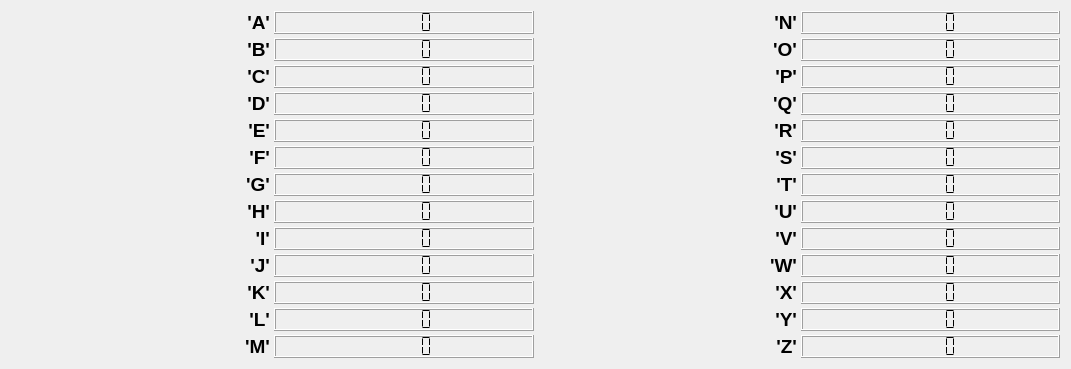
   <widget class="QWidget" name="verticalLayoutWidget_3">
    <property name="geometry">
     <rect>
      <x>410</x>
      <y>470</y>
      <width>1071</width>
      <height>271</height>
     </rect>
    </property>
    <layout class="QVBoxLayout" name="verticalLayout_3">
     <property name="spacing">
      <number>7</number>
     </property>
     <item>
      <layout class="QGridLayout" name="gridLayout">
       <property name="spacing">
        <number>4</number>
       </property>
       <item row="10" column="2">
        <widget class="QLabel" name="label_34">
         <property name="font">
          <font>
           <pointsize>14</pointsize>
           <bold>true</bold>
          </font>
         </property>
         <property name="text">
          <string>'X'</string>
         </property>
         <property name="alignment">
          <set>Qt::AlignmentFlag::AlignRight|Qt::AlignmentFlag::AlignTrailing|Qt::AlignmentFlag::AlignVCenter</set>
         </property>
        </widget>
       </item>
       <item row="6" column="0">
        <widget class="QLabel" name="label_16">
         <property name="font">
          <font>
           <pointsize>14</pointsize>
           <bold>true</bold>
          </font>
         </property>
         <property name="text">
          <string>'G'</string>
         </property>
         <property name="alignment">
          <set>Qt::AlignmentFlag::AlignRight|Qt::AlignmentFlag::AlignTrailing|Qt::AlignmentFlag::AlignVCenter</set>
         </property>
        </widget>
       </item>
       <item row="8" column="0">
        <widget class="QLabel" name="label_18">
         <property name="font">
          <font>
           <pointsize>14</pointsize>
           <bold>true</bold>
          </font>
         </property>
         <property name="text">
          <string>'I'</string>
         </property>
         <property name="alignment">
          <set>Qt::AlignmentFlag::AlignRight|Qt::AlignmentFlag::AlignTrailing|Qt::AlignmentFlag::AlignVCenter</set>
         </property>
        </widget>
       </item>
       <item row="9" column="2">
        <widget class="QLabel" name="label_33">
         <property name="font">
          <font>
           <pointsize>14</pointsize>
           <bold>true</bold>
          </font>
         </property>
         <property name="text">
          <string>'W'</string>
         </property>
         <property name="alignment">
          <set>Qt::AlignmentFlag::AlignRight|Qt::AlignmentFlag::AlignTrailing|Qt::AlignmentFlag::AlignVCenter</set>
         </property>
        </widget>
       </item>
       <item row="11" column="1">
        <widget class="QLCDNumber" name="lcdNumber_L">
         <property name="minimumSize">
          <size>
           <width>100</width>
           <height>0</height>
          </size>
         </property>
         <property name="smallDecimalPoint">
          <bool>true</bool>
         </property>
         <property name="segmentStyle">
          <enum>QLCDNumber::SegmentStyle::Flat</enum>
         </property>
        </widget>
       </item>
       <item row="12" column="3">
        <widget class="QLCDNumber" name="lcdNumber_Z">
         <property name="segmentStyle">
          <enum>QLCDNumber::SegmentStyle::Flat</enum>
         </property>
        </widget>
       </item>
       <item row="5" column="3">
        <widget class="QLCDNumber" name="lcdNumber_S">
         <property name="segmentStyle">
          <enum>QLCDNumber::SegmentStyle::Flat</enum>
         </property>
        </widget>
       </item>
       <item row="6" column="3">
        <widget class="QLCDNumber" name="lcdNumber_T">
         <property name="segmentStyle">
          <enum>QLCDNumber::SegmentStyle::Flat</enum>
         </property>
        </widget>
       </item>
       <item row="2" column="0">
        <widget class="QLabel" name="label_12">
         <property name="font">
          <font>
           <pointsize>14</pointsize>
           <bold>true</bold>
          </font>
         </property>
         <property name="text">
          <string>'C'</string>
         </property>
         <property name="alignment">
          <set>Qt::AlignmentFlag::AlignRight|Qt::AlignmentFlag::AlignTrailing|Qt::AlignmentFlag::AlignVCenter</set>
         </property>
        </widget>
       </item>
       <item row="5" column="0">
        <widget class="QLabel" name="label_6">
         <property name="font">
          <font>
           <pointsize>14</pointsize>
           <bold>true</bold>
          </font>
         </property>
         <property name="text">
          <string>'F'</string>
         </property>
         <property name="alignment">
          <set>Qt::AlignmentFlag::AlignRight|Qt::AlignmentFlag::AlignTrailing|Qt::AlignmentFlag::AlignVCenter</set>
         </property>
        </widget>
       </item>
       <item row="0" column="1">
        <widget class="QLCDNumber" name="lcdNumber_A">
         <property name="sizePolicy">
          <sizepolicy hsizetype="Minimum" vsizetype="Minimum">
           <horstretch>0</horstretch>
           <verstretch>0</verstretch>
          </sizepolicy>
         </property>
         <property name="minimumSize">
          <size>
           <width>100</width>
           <height>0</height>
          </size>
         </property>
         <property name="smallDecimalPoint">
          <bool>true</bool>
         </property>
         <property name="segmentStyle">
          <enum>QLCDNumber::SegmentStyle::Flat</enum>
         </property>
        </widget>
       </item>
       <item row="0" column="0">
        <widget class="QLabel" name="label_4">
         <property name="font">
          <font>
           <pointsize>14</pointsize>
           <bold>true</bold>
          </font>
         </property>
         <property name="text">
          <string> 'A'</string>
         </property>
         <property name="alignment">
          <set>Qt::AlignmentFlag::AlignRight|Qt::AlignmentFlag::AlignTrailing|Qt::AlignmentFlag::AlignVCenter</set>
         </property>
        </widget>
       </item>
       <item row="7" column="3">
        <widget class="QLCDNumber" name="lcdNumber_U">
         <property name="segmentStyle">
          <enum>QLCDNumber::SegmentStyle::Flat</enum>
         </property>
        </widget>
       </item>
       <item row="9" column="1">
        <widget class="QLCDNumber" name="lcdNumber_J">
         <property name="minimumSize">
          <size>
           <width>100</width>
           <height>0</height>
          </size>
         </property>
         <property name="smallDecimalPoint">
          <bool>true</bool>
         </property>
         <property name="segmentStyle">
          <enum>QLCDNumber::SegmentStyle::Flat</enum>
         </property>
        </widget>
       </item>
       <item row="3" column="0">
        <widget class="QLabel" name="label_13">
         <property name="font">
          <font>
           <pointsize>14</pointsize>
           <bold>true</bold>
          </font>
         </property>
         <property name="text">
          <string>'D'</string>
         </property>
         <property name="alignment">
          <set>Qt::AlignmentFlag::AlignRight|Qt::AlignmentFlag::AlignTrailing|Qt::AlignmentFlag::AlignVCenter</set>
         </property>
        </widget>
       </item>
       <item row="12" column="0">
        <widget class="QLabel" name="label_22">
         <property name="font">
          <font>
           <pointsize>14</pointsize>
           <bold>true</bold>
          </font>
         </property>
         <property name="text">
          <string>'M'</string>
         </property>
         <property name="alignment">
          <set>Qt::AlignmentFlag::AlignRight|Qt::AlignmentFlag::AlignTrailing|Qt::AlignmentFlag::AlignVCenter</set>
         </property>
        </widget>
       </item>
       <item row="1" column="0">
        <widget class="QLabel" name="label_5">
         <property name="font">
          <font>
           <pointsize>14</pointsize>
           <bold>true</bold>
          </font>
         </property>
         <property name="text">
          <string>'B'</string>
         </property>
         <property name="alignment">
          <set>Qt::AlignmentFlag::AlignRight|Qt::AlignmentFlag::AlignTrailing|Qt::AlignmentFlag::AlignVCenter</set>
         </property>
        </widget>
       </item>
       <item row="7" column="1">
        <widget class="QLCDNumber" name="lcdNumber_H">
         <property name="minimumSize">
          <size>
           <width>100</width>
           <height>0</height>
          </size>
         </property>
         <property name="smallDecimalPoint">
          <bool>true</bool>
         </property>
         <property name="segmentStyle">
          <enum>QLCDNumber::SegmentStyle::Flat</enum>
         </property>
        </widget>
       </item>
       <item row="10" column="1">
        <widget class="QLCDNumber" name="lcdNumber_K">
         <property name="minimumSize">
          <size>
           <width>100</width>
           <height>0</height>
          </size>
         </property>
         <property name="smallDecimalPoint">
          <bool>true</bool>
         </property>
         <property name="segmentStyle">
          <enum>QLCDNumber::SegmentStyle::Flat</enum>
         </property>
        </widget>
       </item>
       <item row="10" column="0">
        <widget class="QLabel" name="label_20">
         <property name="font">
          <font>
           <pointsize>14</pointsize>
           <bold>true</bold>
          </font>
         </property>
         <property name="text">
          <string>'K'</string>
         </property>
         <property name="alignment">
          <set>Qt::AlignmentFlag::AlignRight|Qt::AlignmentFlag::AlignTrailing|Qt::AlignmentFlag::AlignVCenter</set>
         </property>
        </widget>
       </item>
       <item row="3" column="3">
        <widget class="QLCDNumber" name="lcdNumber_Q">
         <property name="segmentStyle">
          <enum>QLCDNumber::SegmentStyle::Flat</enum>
         </property>
        </widget>
       </item>
       <item row="4" column="2">
        <widget class="QLabel" name="label_28">
         <property name="font">
          <font>
           <pointsize>14</pointsize>
           <bold>true</bold>
          </font>
         </property>
         <property name="text">
          <string>'R'</string>
         </property>
         <property name="alignment">
          <set>Qt::AlignmentFlag::AlignRight|Qt::AlignmentFlag::AlignTrailing|Qt::AlignmentFlag::AlignVCenter</set>
         </property>
        </widget>
       </item>
       <item row="7" column="0">
        <widget class="QLabel" name="label_17">
         <property name="font">
          <font>
           <pointsize>14</pointsize>
           <bold>true</bold>
          </font>
         </property>
         <property name="text">
          <string>'H'</string>
         </property>
         <property name="alignment">
          <set>Qt::AlignmentFlag::AlignRight|Qt::AlignmentFlag::AlignTrailing|Qt::AlignmentFlag::AlignVCenter</set>
         </property>
        </widget>
       </item>
       <item row="3" column="1">
        <widget class="QLCDNumber" name="lcdNumber_D">
         <property name="minimumSize">
          <size>
           <width>100</width>
           <height>0</height>
          </size>
         </property>
         <property name="smallDecimalPoint">
          <bool>true</bool>
         </property>
         <property name="segmentStyle">
          <enum>QLCDNumber::SegmentStyle::Flat</enum>
         </property>
        </widget>
       </item>
       <item row="2" column="2">
        <widget class="QLabel" name="label_26">
         <property name="font">
          <font>
           <pointsize>14</pointsize>
           <bold>true</bold>
          </font>
         </property>
         <property name="text">
          <string>'P'</string>
         </property>
         <property name="alignment">
          <set>Qt::AlignmentFlag::AlignRight|Qt::AlignmentFlag::AlignTrailing|Qt::AlignmentFlag::AlignVCenter</set>
         </property>
        </widget>
       </item>
       <item row="4" column="0">
        <widget class="QLabel" name="label_14">
         <property name="font">
          <font>
           <pointsize>14</pointsize>
           <bold>true</bold>
          </font>
         </property>
         <property name="layoutDirection">
          <enum>Qt::LayoutDirection::LeftToRight</enum>
         </property>
         <property name="text">
          <string>'E'</string>
         </property>
         <property name="alignment">
          <set>Qt::AlignmentFlag::AlignRight|Qt::AlignmentFlag::AlignTrailing|Qt::AlignmentFlag::AlignVCenter</set>
         </property>
        </widget>
       </item>
       <item row="8" column="1">
        <widget class="QLCDNumber" name="lcdNumber_I">
         <property name="minimumSize">
          <size>
           <width>100</width>
           <height>0</height>
          </size>
         </property>
         <property name="smallDecimalPoint">
          <bool>true</bool>
         </property>
         <property name="segmentStyle">
          <enum>QLCDNumber::SegmentStyle::Flat</enum>
         </property>
        </widget>
       </item>
       <item row="8" column="3">
        <widget class="QLCDNumber" name="lcdNumber_V">
         <property name="segmentStyle">
          <enum>QLCDNumber::SegmentStyle::Flat</enum>
         </property>
        </widget>
       </item>
       <item row="11" column="2">
        <widget class="QLabel" name="label_35">
         <property name="font">
          <font>
           <pointsize>14</pointsize>
           <bold>true</bold>
          </font>
         </property>
         <property name="text">
          <string>'Y'</string>
         </property>
         <property name="alignment">
          <set>Qt::AlignmentFlag::AlignRight|Qt::AlignmentFlag::AlignTrailing|Qt::AlignmentFlag::AlignVCenter</set>
         </property>
        </widget>
       </item>
       <item row="8" column="2">
        <widget class="QLabel" name="label_32">
         <property name="font">
          <font>
           <pointsize>14</pointsize>
           <bold>true</bold>
          </font>
         </property>
         <property name="text">
          <string>'V'</string>
         </property>
         <property name="alignment">
          <set>Qt::AlignmentFlag::AlignRight|Qt::AlignmentFlag::AlignTrailing|Qt::AlignmentFlag::AlignVCenter</set>
         </property>
        </widget>
       </item>
       <item row="9" column="3">
        <widget class="QLCDNumber" name="lcdNumber_W">
         <property name="segmentStyle">
          <enum>QLCDNumber::SegmentStyle::Flat</enum>
         </property>
        </widget>
       </item>
       <item row="3" column="2">
        <widget class="QLabel" name="label_27">
         <property name="font">
          <font>
           <pointsize>14</pointsize>
           <bold>true</bold>
          </font>
         </property>
         <property name="text">
          <string>'Q'</string>
         </property>
         <property name="alignment">
          <set>Qt::AlignmentFlag::AlignRight|Qt::AlignmentFlag::AlignTrailing|Qt::AlignmentFlag::AlignVCenter</set>
         </property>
        </widget>
       </item>
       <item row="12" column="1">
        <widget class="QLCDNumber" name="lcdNumber_M">
         <property name="minimumSize">
          <size>
           <width>100</width>
           <height>0</height>
          </size>
         </property>
         <property name="smallDecimalPoint">
          <bool>true</bool>
         </property>
         <property name="segmentStyle">
          <enum>QLCDNumber::SegmentStyle::Flat</enum>
         </property>
        </widget>
       </item>
       <item row="2" column="1">
        <widget class="QLCDNumber" name="lcdNumber_C">
         <property name="sizePolicy">
          <sizepolicy hsizetype="Minimum" vsizetype="Minimum">
           <horstretch>0</horstretch>
           <verstretch>0</verstretch>
          </sizepolicy>
         </property>
         <property name="minimumSize">
          <size>
           <width>100</width>
           <height>0</height>
          </size>
         </property>
         <property name="smallDecimalPoint">
          <bool>true</bool>
         </property>
         <property name="segmentStyle">
          <enum>QLCDNumber::SegmentStyle::Flat</enum>
         </property>
        </widget>
       </item>
       <item row="7" column="2">
        <widget class="QLabel" name="label_31">
         <property name="font">
          <font>
           <pointsize>14</pointsize>
           <bold>true</bold>
          </font>
         </property>
         <property name="text">
          <string>'U'</string>
         </property>
         <property name="alignment">
          <set>Qt::AlignmentFlag::AlignRight|Qt::AlignmentFlag::AlignTrailing|Qt::AlignmentFlag::AlignVCenter</set>
         </property>
        </widget>
       </item>
       <item row="5" column="2">
        <widget class="QLabel" name="label_29">
         <property name="font">
          <font>
           <pointsize>14</pointsize>
           <bold>true</bold>
          </font>
         </property>
         <property name="text">
          <string>'S'</string>
         </property>
         <property name="alignment">
          <set>Qt::AlignmentFlag::AlignRight|Qt::AlignmentFlag::AlignTrailing|Qt::AlignmentFlag::AlignVCenter</set>
         </property>
        </widget>
       </item>
       <item row="1" column="1">
        <widget class="QLCDNumber" name="lcdNumber_B">
         <property name="enabled">
          <bool>true</bool>
         </property>
         <property name="minimumSize">
          <size>
           <width>100</width>
           <height>0</height>
          </size>
         </property>
         <property name="smallDecimalPoint">
          <bool>true</bool>
         </property>
         <property name="segmentStyle">
          <enum>QLCDNumber::SegmentStyle::Flat</enum>
         </property>
        </widget>
       </item>
       <item row="1" column="3">
        <widget class="QLCDNumber" name="lcdNumber_O">
         <property name="segmentStyle">
          <enum>QLCDNumber::SegmentStyle::Flat</enum>
         </property>
        </widget>
       </item>
       <item row="6" column="1">
        <widget class="QLCDNumber" name="lcdNumber_G">
         <property name="minimumSize">
          <size>
           <width>100</width>
           <height>0</height>
          </size>
         </property>
         <property name="smallDecimalPoint">
          <bool>true</bool>
         </property>
         <property name="segmentStyle">
          <enum>QLCDNumber::SegmentStyle::Flat</enum>
         </property>
        </widget>
       </item>
       <item row="2" column="3">
        <widget class="QLCDNumber" name="lcdNumber_P">
         <property name="segmentStyle">
          <enum>QLCDNumber::SegmentStyle::Flat</enum>
         </property>
        </widget>
       </item>
       <item row="9" column="0">
        <widget class="QLabel" name="label_19">
         <property name="font">
          <font>
           <pointsize>14</pointsize>
           <bold>true</bold>
          </font>
         </property>
         <property name="text">
          <string>'J'</string>
         </property>
         <property name="alignment">
          <set>Qt::AlignmentFlag::AlignRight|Qt::AlignmentFlag::AlignTrailing|Qt::AlignmentFlag::AlignVCenter</set>
         </property>
        </widget>
       </item>
       <item row="11" column="0">
        <widget class="QLabel" name="label_21">
         <property name="font">
          <font>
           <pointsize>14</pointsize>
           <bold>true</bold>
          </font>
         </property>
         <property name="text">
          <string>'L'</string>
         </property>
         <property name="alignment">
          <set>Qt::AlignmentFlag::AlignRight|Qt::AlignmentFlag::AlignTrailing|Qt::AlignmentFlag::AlignVCenter</set>
         </property>
        </widget>
       </item>
       <item row="10" column="3">
        <widget class="QLCDNumber" name="lcdNumber_X">
         <property name="segmentStyle">
          <enum>QLCDNumber::SegmentStyle::Flat</enum>
         </property>
        </widget>
       </item>
       <item row="5" column="1">
        <widget class="QLCDNumber" name="lcdNumber_F">
         <property name="minimumSize">
          <size>
           <width>100</width>
           <height>0</height>
          </size>
         </property>
         <property name="smallDecimalPoint">
          <bool>true</bool>
         </property>
         <property name="segmentStyle">
          <enum>QLCDNumber::SegmentStyle::Flat</enum>
         </property>
        </widget>
       </item>
       <item row="4" column="3">
        <widget class="QLCDNumber" name="lcdNumber_R">
         <property name="segmentStyle">
          <enum>QLCDNumber::SegmentStyle::Flat</enum>
         </property>
        </widget>
       </item>
       <item row="12" column="2">
        <widget class="QLabel" name="label_23">
         <property name="font">
          <font>
           <pointsize>14</pointsize>
           <bold>true</bold>
          </font>
         </property>
         <property name="text">
          <string>'Z'</string>
         </property>
         <property name="alignment">
          <set>Qt::AlignmentFlag::AlignRight|Qt::AlignmentFlag::AlignTrailing|Qt::AlignmentFlag::AlignVCenter</set>
         </property>
        </widget>
       </item>
       <item row="0" column="3">
        <widget class="QLCDNumber" name="lcdNumber_N">
         <property name="segmentStyle">
          <enum>QLCDNumber::SegmentStyle::Flat</enum>
         </property>
        </widget>
       </item>
       <item row="4" column="1">
        <widget class="QLCDNumber" name="lcdNumber_E">
         <property name="minimumSize">
          <size>
           <width>100</width>
           <height>0</height>
          </size>
         </property>
         <property name="smallDecimalPoint">
          <bool>true</bool>
         </property>
         <property name="segmentStyle">
          <enum>QLCDNumber::SegmentStyle::Flat</enum>
         </property>
        </widget>
       </item>
       <item row="6" column="2">
        <widget class="QLabel" name="label_30">
         <property name="font">
          <font>
           <pointsize>14</pointsize>
           <bold>true</bold>
          </font>
         </property>
         <property name="text">
          <string>'T'</string>
         </property>
         <property name="alignment">
          <set>Qt::AlignmentFlag::AlignRight|Qt::AlignmentFlag::AlignTrailing|Qt::AlignmentFlag::AlignVCenter</set>
         </property>
        </widget>
       </item>
       <item row="11" column="3">
        <widget class="QLCDNumber" name="lcdNumber_Y">
         <property name="segmentStyle">
          <enum>QLCDNumber::SegmentStyle::Flat</enum>
         </property>
        </widget>
       </item>
       <item row="1" column="2">
        <widget class="QLabel" name="label_25">
         <property name="font">
          <font>
           <pointsize>14</pointsize>
           <bold>true</bold>
          </font>
         </property>
         <property name="text">
          <string>'O'</string>
         </property>
         <property name="alignment">
          <set>Qt::AlignmentFlag::AlignRight|Qt::AlignmentFlag::AlignTrailing|Qt::AlignmentFlag::AlignVCenter</set>
         </property>
        </widget>
       </item>
       <item row="0" column="2">
        <widget class="QLabel" name="label_24">
         <property name="font">
          <font>
           <pointsize>14</pointsize>
           <bold>true</bold>
          </font>
         </property>
         <property name="text">
          <string>'N'</string>
         </property>
         <property name="alignment">
          <set>Qt::AlignmentFlag::AlignRight|Qt::AlignmentFlag::AlignTrailing|Qt::AlignmentFlag::AlignVCenter</set>
         </property>
        </widget>
       </item>
      </layout>
     </item>
    </layout>
   </widget>
